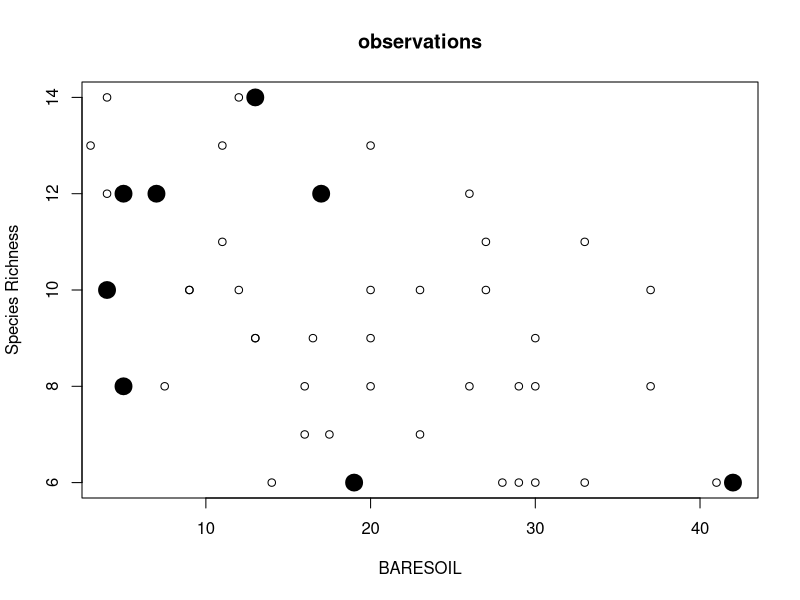

The R script that drew this image:
library(readxl)
Vegetation2 <- read_excel("Vegetation2.xls")
attach(Vegetation2)
plot(BARESOIL[Time==2002],R[Time==2002],main="observations",xlab="BARESOIL",ylab="Species Richness",lwd=10)
points(BARESOIL[!(Time==2002)],R[!(Time==2002)])